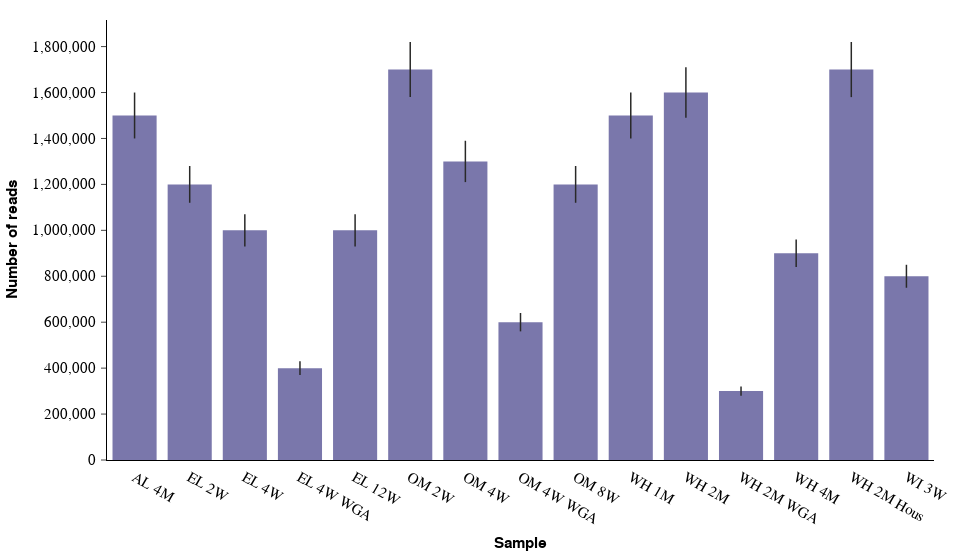

The cell this chart's notebook holds for it:
### Markdown cell above
# 6. Vertical bar chart using `plotly`

### Code cell
fig = px.bar(x=sample_id, y=num_reads, error_y=error)
fig.update_layout(
    xaxis_title="Sample",
    yaxis_title="Number of reads",
    showlegend=False,
)
fig.update_traces(
    marker_color=apc.aster.hex_code,
    error_y_color=apc.crow.hex_code,
    error_y_thickness=1.5,
    error_y_width=0,
)

apc.plotly.set_yticklabel_monospaced(fig)
apc.plotly.add_commas_to_axis_tick_labels(fig)
apc.plotly.set_xaxis_categorical(fig)
apc.plotly.set_figure_width(fig, "full_wide")

fig.show()

### Figure 1 — Plotly figure (JSON) as saved in the notebook; plotly's stock layout.template omitted (floating-point values rounded to 4 significant figures)
{"data": [{"error_y": {"array": [100000, 80000, 70000, 30000, 70000, 120000, 90000, 40000, 80000, 100000, 110000, 20000, 60000, 120000, 50000], "color": "#292928", "thickness": 1.5, "width": 0}, "hovertemplate": "x=%{x}<br>y=%{y}<extra></extra>", "legendgroup": "", "marker": {"color": "#7A77AB", "pattern": {"shape": ""}}, "name": "", "orientation": "v", "showlegend": false, "textposition": "auto", "type": "bar", "x": ["AL 4M", "EL 2W", "EL 4W", "EL 4W WGA", "EL 12W", "OM 2W", "OM 4W", "OM 4W WGA", "OM 8W", "WH 1M", "WH 2M", "WH 2M WGA", "WH 4M", "WH 2M Hous", "WI 3W"], "xaxis": "x", "y": [1500000, 1200000, 1000000, 400000, 1000000, 1700000, 1300000, 600000, 1200000, 1500000, 1600000, 300000, 900000, 1700000, 800000], "yaxis": "y"}], "layout": {"barmode": "relative", "legend": {"tracegroupgap": 0}, "showlegend": false, "width": 960, "xaxis": {"anchor": "y", "domain": [0, 1], "tickformat": ",", "ticks": "", "title": {"text": "Sample"}}, "yaxis": {"anchor": "x", "domain": [0, 1], "tickfont": {"family": "SuisseIntlMono", "size": 14.5}, "tickformat": ",", "title": {"text": "Number of reads"}}}}
